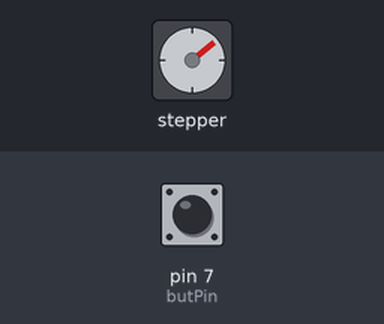
This sketch was run on a simulated Arduino Uno, built with avr-gcc and run on an emulated ATmega328P. Shown: stepper motor. The test bench sets the inputs (shaded band); at power-on: pin 7 (butPin) HIGH. Stepper angles assume 2048 steps per turn.

Above: at 1.2 s.
1.3 s: pin 7 (butPin) pulled LOW for 0.15 s
At 1.96 s:
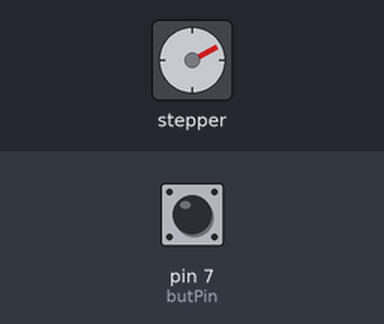
4.4 s: pin 7 (butPin) pulled LOW for 1 s
At 4.68 s:
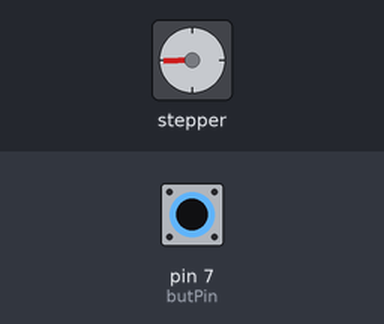
Timing chart, 0 to 19.4 s (numbered marks = the images above; inputs shaded):
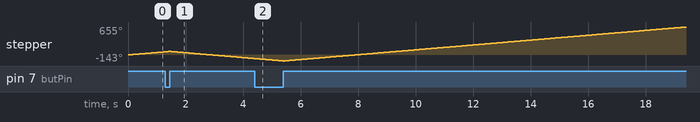

The sketch:

35-Stepper-Button.ino
```cpp
/**
 * Lesson 35 - Stepper Motors

 Use a stepper motor with a button to  switch direction

 my personal solution, paul's solution will be added to the original lesson document.
 */

#include <Stepper.h>

//values vary between motors, speed cant be too high find a good one for each motor
int stepsPerRevolution = 2048;
Stepper myStepper(stepsPerRevolution,8,10,9,11);
//rpm
int motSpeed = 10;

int dt = 5;

int butPin = 7;
int butVal;
int butPrev = 1;

//Clockwise is true, ccw is false
bool curDirection = true;


void setup() {
  Serial.begin(9600);
  myStepper.setSpeed(motSpeed);
  pinMode(butPin,INPUT_PULLUP);
}

void loop() {
  butVal = digitalRead(butPin);

  if(butVal == 1 && butPrev == 0){
    curDirection = !curDirection;
  }

  if(curDirection){
    myStepper.step(1);
  } else{
    myStepper.step(-1);
  }


  butPrev = butVal;
  //delay(dt);
}
```
